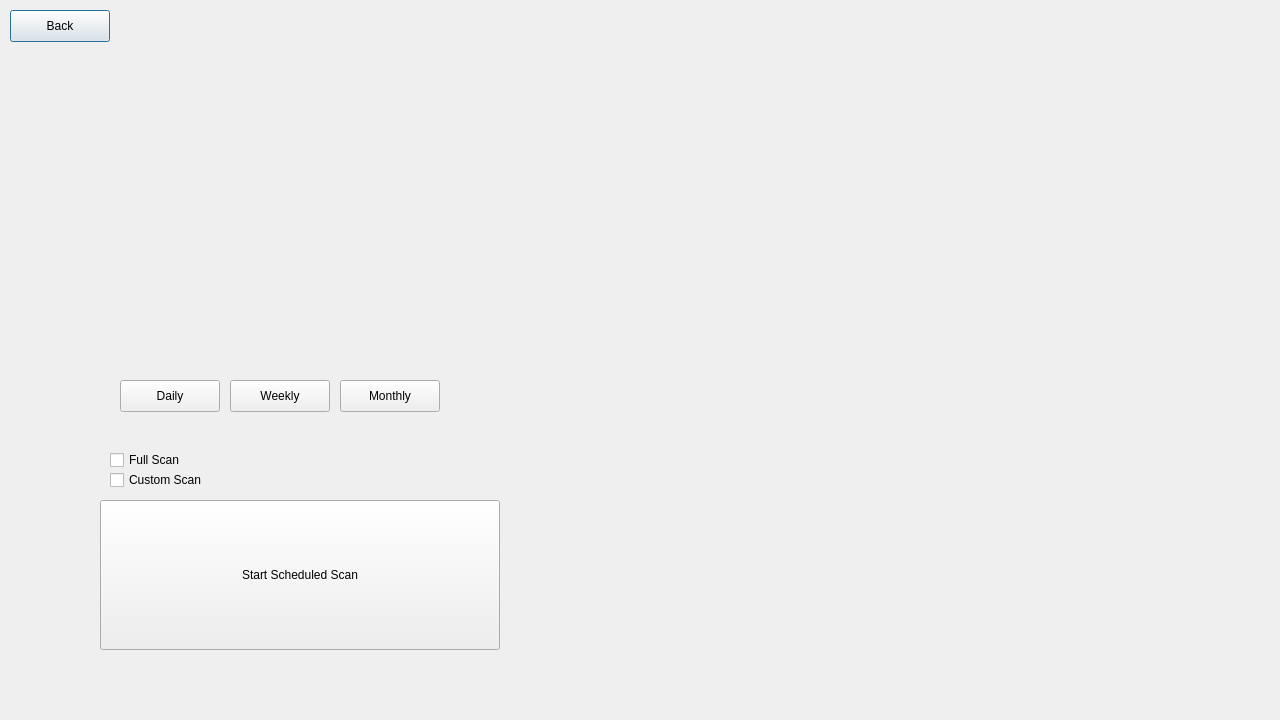
<?xml version="1.0" encoding="UTF-8"?>
<ui version="4.0">
 <class>scheduledScan</class>
 <widget class="QDialog" name="scheduledScan">
  <property name="geometry">
   <rect>
    <x>0</x>
    <y>0</y>
    <width>1280</width>
    <height>720</height>
   </rect>
  </property>
  <property name="windowTitle">
   <string>Dialog</string>
  </property>
  <widget class="QPushButton" name="pushButton">
   <property name="geometry">
    <rect>
     <x>10</x>
     <y>10</y>
     <width>100</width>
     <height>32</height>
    </rect>
   </property>
   <property name="text">
    <string>Back</string>
   </property>
  </widget>
  <widget class="QPushButton" name="pushButton_2">
   <property name="geometry">
    <rect>
     <x>120</x>
     <y>380</y>
     <width>100</width>
     <height>32</height>
    </rect>
   </property>
   <property name="text">
    <string>Daily</string>
   </property>
  </widget>
  <widget class="QPushButton" name="pushButton_3">
   <property name="geometry">
    <rect>
     <x>230</x>
     <y>380</y>
     <width>100</width>
     <height>32</height>
    </rect>
   </property>
   <property name="text">
    <string>Weekly</string>
   </property>
  </widget>
  <widget class="QPushButton" name="pushButton_4">
   <property name="geometry">
    <rect>
     <x>340</x>
     <y>380</y>
     <width>100</width>
     <height>32</height>
    </rect>
   </property>
   <property name="text">
    <string>Monthly</string>
   </property>
  </widget>
  <widget class="QCheckBox" name="checkBox">
   <property name="geometry">
    <rect>
     <x>110</x>
     <y>450</y>
     <width>131</width>
     <height>20</height>
    </rect>
   </property>
   <property name="text">
    <string>Full Scan</string>
   </property>
  </widget>
  <widget class="QCheckBox" name="checkBox_2">
   <property name="geometry">
    <rect>
     <x>110</x>
     <y>470</y>
     <width>111</width>
     <height>20</height>
    </rect>
   </property>
   <property name="text">
    <string>Custom Scan</string>
   </property>
  </widget>
  <widget class="QPushButton" name="pushButton_5">
   <property name="geometry">
    <rect>
     <x>100</x>
     <y>500</y>
     <width>400</width>
     <height>150</height>
    </rect>
   </property>
   <property name="text">
    <string>Start Scheduled Scan</string>
   </property>
  </widget>
 </widget>
 <resources/>
 <connections/>
</ui>
